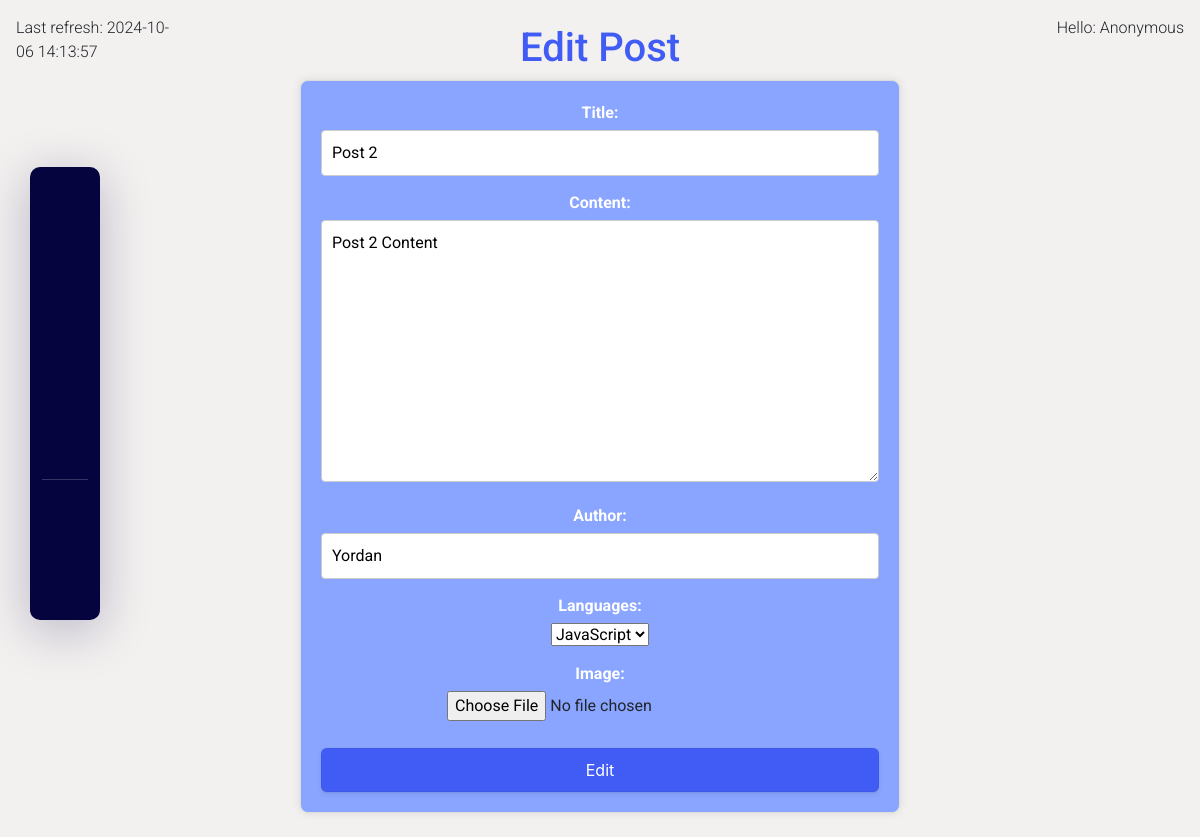
Screenshot of /2/edit-post/ with the database file from the repository.
### forumApp/posts/models.py (models this page shows)
class Post(models.Model):
    TITLE_MAX_LENGTH = 100
    title = models.CharField(
        max_length=TITLE_MAX_LENGTH,
    )
    content = models.TextField(
        validators=(
            BadLanguageValidator(),
        )
    )
    author = models.CharField(
        max_length=30,
    )
    created_at = models.DateTimeField(
        auto_now_add=True,
    )
    languages = models.CharField(
        max_length=20,
        choices=LanguageChoice.choices,
        default=LanguageChoice.OTHER,
    )
    image = models.ImageField(
        upload_to='post_images/',
        blank=True,
        null=True,
    )

### forumApp/posts/views.py (the view)
# urls.py: path('edit-post/', edit_post, name="edit-post"),
def edit_post(request, pk: int):
    post = Post.objects.get(pk=pk)
    if request.method == "POST":
        form = PostEditForm(request.POST, instance=post)
        if form.is_valid():
            form.save()
            return redirect('dash')
    else:
        form = PostEditForm(instance=post)
    context = {
        "form": form,
        "post": post,
    }
    return render(request, 'posts/edit-post.html', context)

### forumApp/posts/forms.py
class PostEditForm(PostForm):
    pass

### forumApp/posts/templatetags/current_time.py (called while the page is built)
@register.simple_tag(name='current_time')
def current_time(format_str='%Y-%m-%d %H:%M:%S'):
    return datetime.now().strftime(format_str)

### forumApp/posts/templatetags/user_info.py (called while the page is built)
@register.inclusion_tag('common/user-info.html')
def user_info(user):
    if user.is_authenticated:
        return {
            'username': user.username,
        }
    return {
        'username': "Anonymous",
    }

### templates/posts/edit-post.html (shortened to what this page needs)
{% extends 'common/base.html' %}
{% block styles %}
    {{ block.super }}
{% endblock %}
{% block content %}
    <h1>Edit Post</h1>
    <form action="{% url 'edit-post' post.pk %}" method="post">
        {{ form }}
        <button class="button-9">Edit</button>
    </form>
{% endblock %}

### staticfiles/css/posts.css (style rules this page uses)
body { font-family: "Roboto", sans-serif; font-weight: 300; font-style: normal; background-color: #f3f0f0; margin: 0; padding: 0; }
h1 { text-align: center; color: #333; }

### staticfiles/css/nav.css (style rules this page uses)
*, *:after, *:before { box-sizing: border-box; }

### staticfiles/css/forms.css (style rules this page uses)
form { width: 100%; max-width: 600px; margin: 0 auto; padding: 20px; background-color: #89a5ff; border: 1px solid #ddd; border-radius: 8px; box-shadow: 0 0 10px rgba(0, 0, 0, 0.1); }
form div { margin-bottom: 15px; }
form label { display: block; color: #fff; font-weight: bold; margin-bottom: 5px; }
form input[type="text"], form textarea { width: 100%; padding: 10px; font-size: 16px; border: 1px solid #ccc; border-radius: 4px; }
form textarea { resize: vertical; }
.button-9 { appearance: button; backface-visibility: hidden; background-color: #405cf5; border-radius: 6px; border-width: 0; box-shadow: rgba(50, 50, 93, .1) 0 0 0 1px inset,rgba(50, 50, 93, .1) 0 2px 5px 0,rgba(0, 0, 0, .07) 0 1px 1px 0; box-sizing: border-box; color: #fff; cursor: pointer; font-family: -apple-system,system-ui,"Segoe UI",Roboto,"Helvetica Neue",Ubuntu,sans-serif; font-size: 100%; height: 44px; line-height: 1.15; margin: 12px 0 0; outline: none; overflow: hidden; padding: 0 25px; position: relative; text-align: center; text-transform: none; transform: translateZ(0); transition: all .2s,box-shadow .08s ease-in; user-select: none; -webkit-user-select: none; touch-action: manipulation; width: 100%; }

### templates/posts/edit-post.html (style rules this page uses)
h1 { color: #405cf5; }

### rows the page displays
Post: title "Post 2", content "Post 2 Content", author "Yordan", languages "JavaScript"

### other values shown
{{ username }} "Anonymous"
